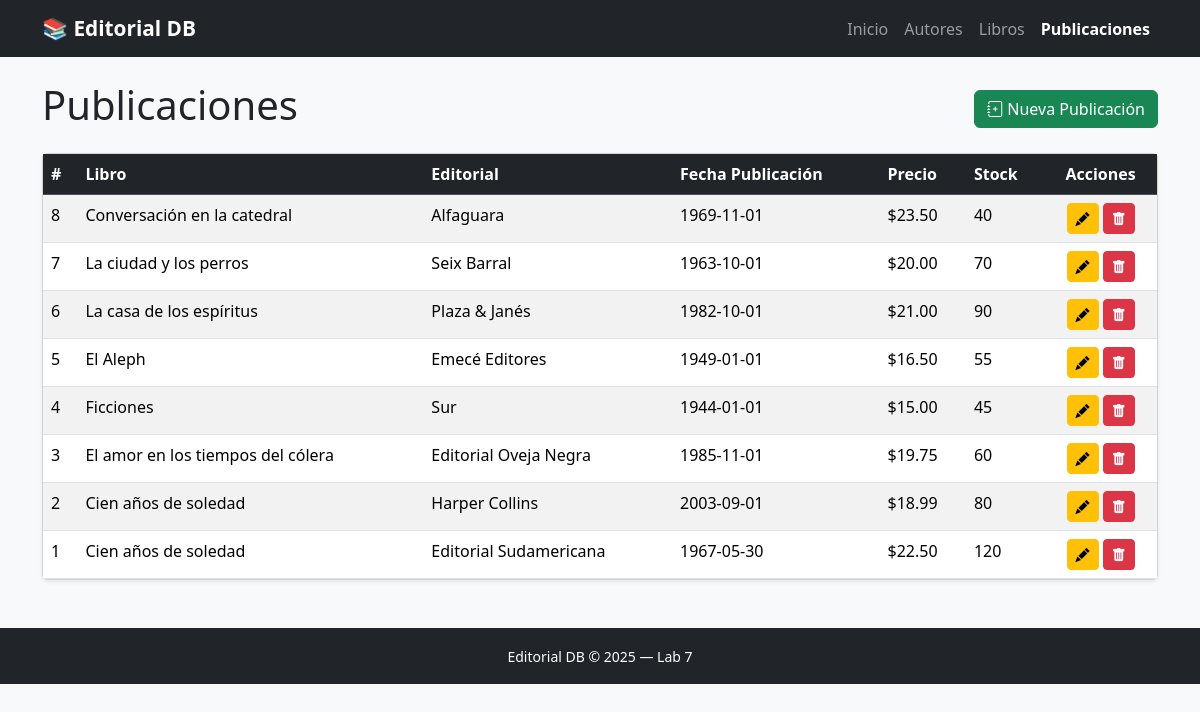
Page /publicaciones/index.php on the committed database.
### tables this page shows
CREATE TABLE publicaciones (
    id                INT            AUTO_INCREMENT PRIMARY KEY,
    id_libro          INT            NOT NULL,
    editorial         VARCHAR(150)   NOT NULL,
    fecha_publicacion DATE,
    precio            DECIMAL(10,2),
    stock             INT            DEFAULT 0,
    CONSTRAINT fk_pub_libro FOREIGN KEY (id_libro)
        REFERENCES libros(id) ON DELETE CASCADE
);

CREATE TABLE libros (
    id               INT           AUTO_INCREMENT PRIMARY KEY,
    titulo           VARCHAR(200)  NOT NULL,
    isbn             VARCHAR(20)   UNIQUE,
    anio_publicacion YEAR,
    genero           VARCHAR(100),
    id_autor         INT,
    CONSTRAINT fk_libro_autor FOREIGN KEY (id_autor)
        REFERENCES autores(id) ON DELETE SET NULL
);

### publicaciones/index.php (the view, shortened to what this page needs)
<?php
require_once '../includes/header.php';
$conn = getConnection();
$publicaciones = $conn->query(
    "SELECT p.*, l.titulo AS libro_titulo
     FROM publicaciones p
     JOIN libros l ON p.id_libro = l.id
     ORDER BY p.id DESC"
);
?>
<div class="d-flex justify-content-between align-items-center mb-3">
    <h1>Publicaciones</h1>
    <a href="crear.php" class="btn btn-success">
        <i class="bi bi-journal-plus me-1"></i>Nueva Publicación
    </a>
</div>
<div class="card shadow-sm">
    <div class="card-body p-0">
        <table class="table table-hover table-striped mb-0">
            <thead class="table-dark">
                <tr>
                    <th>#</th>
                    <th>Libro</th>
                    <th>Editorial</th>
                    <th>Fecha Publicación</th>
                    <th>Precio</th>
                    <th>Stock</th>
                    <th class="text-center">Acciones</th>
                </tr>
            </thead>
            <tbody>
<?php if ($publicaciones && $publicaciones->num_rows > 0): ?>
<?php   while ($p = $publicaciones->fetch_assoc()): ?>
                <tr>
                    <td><?= $p['id'] ?></td>
                    <td><?= htmlspecialchars($p['libro_titulo']) ?></td>
                    <td><?= htmlspecialchars($p['editorial']) ?></td>
                    <td><?= $p['fecha_publicacion'] ? htmlspecialchars($p['fecha_publicacion']) : '—' ?></td>
                    <td><?= $p['precio'] !== null ? '$' . number_format((float)$p['precio'], 2) : '—' ?></td>
                    <td><?= (int)$p['stock'] ?></td>
                    <td class="text-center">
                        <a href="editar.php?id=<?= $p['id'] ?>" class="btn btn-warning btn-sm">
                            <i class="bi bi-pencil-fill"></i>
                        </a>
                        <form method="POST" action="eliminar.php" class="d-inline"
                              onsubmit="return confirm('¿Eliminar esta publicación?')">
                            <button type="submit" class="btn btn-danger btn-sm">
                                <i class="bi bi-trash-fill"></i>
                            </button>
                        </form>
                    </td>
                </tr>
<?php   endwhile; ?>
<?php else: ?>
                <tr><td colspan="7" class="text-center text-muted">No hay publicaciones registradas.</td></tr>
<?php endif; ?>
            </tbody>
        </table>
    </div>
</div>
<?php require_once '../includes/footer.php'; ?>

### includes/header.php (style rules this page uses)
body { background-color: #f8f9fa; }

### rows in the picture
publicaciones: id "8", id_libro.titulo "Conversación en la catedral", editorial "Alfaguara", fecha_publicacion "1969-11-01", precio "23.50", stock "40"
publicaciones: id "7", id_libro.titulo "La ciudad y los perros", editorial "Seix Barral", fecha_publicacion "1963-10-01", precio "20.00", stock "70"
publicaciones: id "6", id_libro.titulo "La casa de los espíritus", editorial "Plaza & Janés", fecha_publicacion "1982-10-01", precio "21.00", stock "90"
publicaciones: id "5", id_libro.titulo "El Aleph", editorial "Emecé Editores", fecha_publicacion "1949-01-01", precio "16.50", stock "55"
publicaciones: id "4", id_libro.titulo "Ficciones", editorial "Sur", fecha_publicacion "1944-01-01", precio "15.00", stock "45"
publicaciones: id "3", id_libro.titulo "El amor en los tiempos del cólera", editorial "Editorial Oveja Negra", fecha_publicacion "1985-11-01", precio "19.75", stock "60"
publicaciones: id "2", id_libro.titulo "Cien años de soledad", editorial "Harper Collins", fecha_publicacion "2003-09-01", precio "18.99", stock "80"
publicaciones: id "1", id_libro.titulo "Cien años de soledad", editorial "Editorial Sudamericana", fecha_publicacion "1967-05-30", precio "22.50", stock "120"

### other values in the picture
$link['label'] "Inicio"
$link['label'] "Autores"
$link['label'] "Libros"
$link['label'] "Publicaciones"
